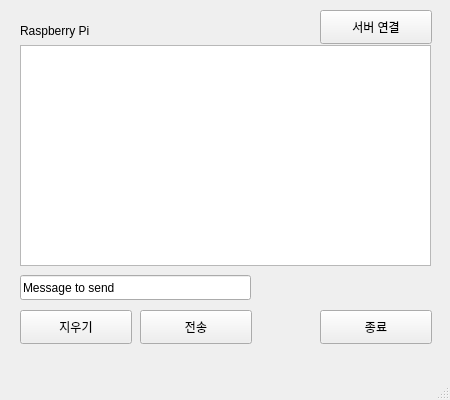
<?xml version="1.0" encoding="UTF-8"?>
<ui version="4.0">
 <class>TcpClient</class>
 <widget class="QMainWindow" name="TcpClient">
  <property name="geometry">
   <rect>
    <x>0</x>
    <y>0</y>
    <width>450</width>
    <height>400</height>
   </rect>
  </property>
  <property name="windowTitle">
   <string>TcpClient</string>
  </property>
  <widget class="QWidget" name="centralwidget">
   <widget class="QLabel" name="label">
    <property name="geometry">
     <rect>
      <x>20</x>
      <y>20</y>
      <width>181</width>
      <height>21</height>
     </rect>
    </property>
    <property name="text">
     <string>Raspberry Pi</string>
    </property>
   </widget>
   <widget class="QLineEdit" name="messageLine">
    <property name="geometry">
     <rect>
      <x>20</x>
      <y>275</y>
      <width>231</width>
      <height>25</height>
     </rect>
    </property>
    <property name="text">
     <string>Message to send</string>
    </property>
   </widget>
   <widget class="QPushButton" name="sendButton">
    <property name="geometry">
     <rect>
      <x>140</x>
      <y>310</y>
      <width>112</width>
      <height>34</height>
     </rect>
    </property>
    <property name="text">
     <string>전송</string>
    </property>
   </widget>
   <widget class="QPushButton" name="eraseButton">
    <property name="geometry">
     <rect>
      <x>20</x>
      <y>310</y>
      <width>112</width>
      <height>34</height>
     </rect>
    </property>
    <property name="text">
     <string>지우기</string>
    </property>
   </widget>
   <widget class="QPushButton" name="exitButton">
    <property name="geometry">
     <rect>
      <x>320</x>
      <y>310</y>
      <width>112</width>
      <height>34</height>
     </rect>
    </property>
    <property name="text">
     <string>종료</string>
    </property>
   </widget>
   <widget class="QTextBrowser" name="textBrowser">
    <property name="geometry">
     <rect>
      <x>20</x>
      <y>45</y>
      <width>411</width>
      <height>221</height>
     </rect>
    </property>
   </widget>
   <widget class="QPushButton" name="connectButton">
    <property name="geometry">
     <rect>
      <x>320</x>
      <y>10</y>
      <width>112</width>
      <height>34</height>
     </rect>
    </property>
    <property name="text">
     <string>서버 연결</string>
    </property>
   </widget>
  </widget>
  <widget class="QMenuBar" name="menubar">
   <property name="geometry">
    <rect>
     <x>0</x>
     <y>0</y>
     <width>450</width>
     <height>30</height>
    </rect>
   </property>
  </widget>
  <widget class="QStatusBar" name="statusbar"/>
 </widget>
 <resources/>
 <connections/>
</ui>
